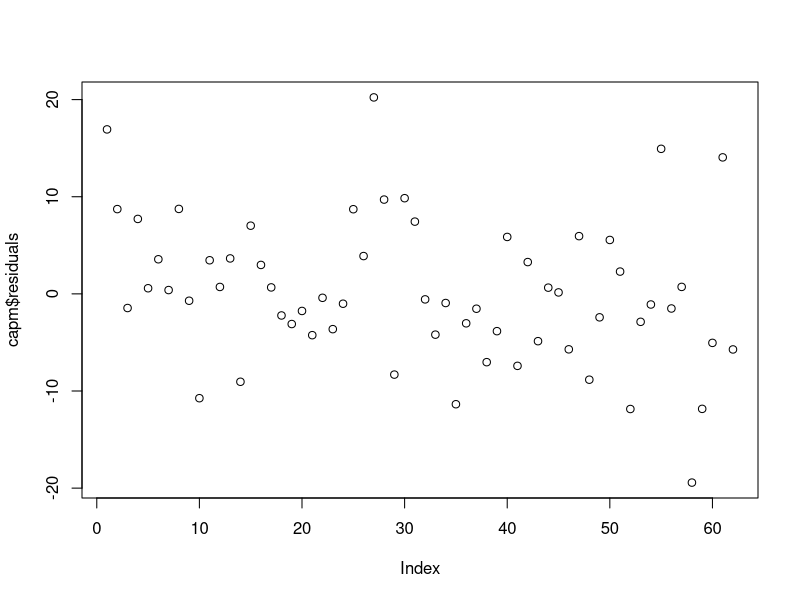
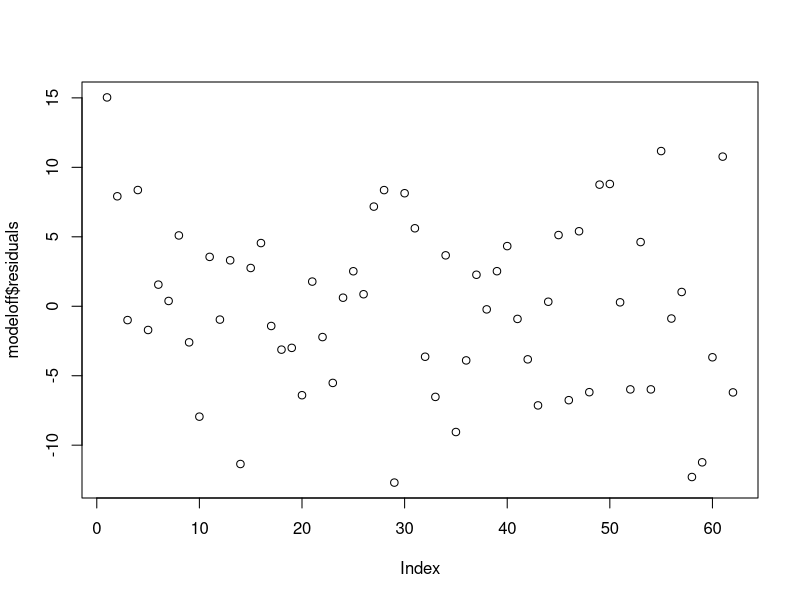

These charts were generated, in order, by the following R code:
# -------------------------------------------
# 
# RLM - CAPM e Modelo de 3 Fatores
# Prof. Leandro Maciel
# email: leandromaciel@usp.br
#
# -------------------------------------------

# Carregar os pacotes:

library(car)
library(readxl)

# Carregar dados:

Dados <- read_excel("Dados/DadosAula4.xlsx")


# Modelo CAPM Amazon:


capm = lm((R_AM-RF) ~ MktRF,data = Dados)
summary(capm)


# Modelo CAPM Amazon sem intercepto:

capm = lm((R_AM-RF) ~ 0 + MktRF,data = Dados)
summary(capm)

plot(capm$residuals)
mean(capm$residuals)

# Teste de heterocedasticidade de Breusch-Pagan:

ncvTest(capm)
# n�o rejeita H0 (homocedasticidade)



# Modelo 3F Amazon:


modeloff = lm((R_AM-RF) ~ MktRF + SMB + HML,data = Dados)
summary(modeloff)


# Modelo 3F Amazon sem intercepto:

modeloff = lm((R_AM-RF) ~ 0 + MktRF + SMB + HML,data = Dados)
summary(modeloff)

plot(modeloff$residuals)
mean(modeloff$residuals)

# Teste de heterocedasticidade de Breusch-Pagan:

ncvTest(modeloff)
# n�o rejeita H0 a 5% (homocedasticidade)

